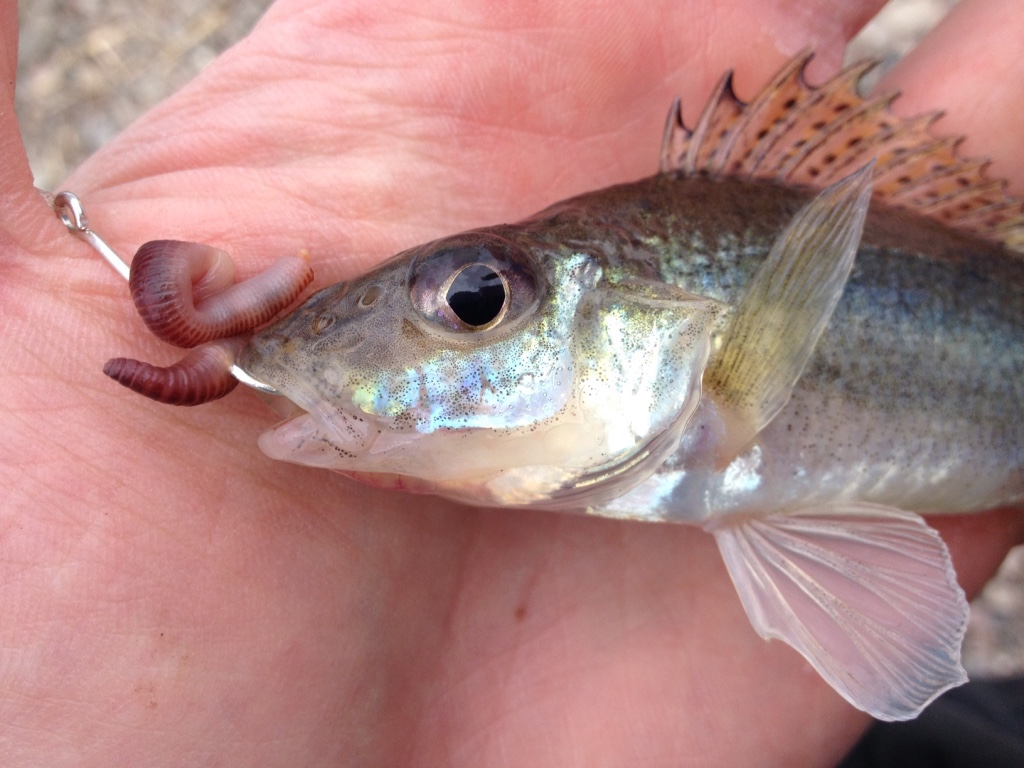
#> input picture kiiski.jpg, 1024 x 768 px
$ python learn_dict.py   (older library calls are emulated)
#> lines starting #> are read from the running program, lines starting #| are printed output that depends on the picture
import numpy as np
import matplotlib.pyplot as plt
from matplotlib.pyplot import savefig

from sklearn.feature_extraction.image import extract_patches_2d
from sklearn.decomposition import MiniBatchDictionaryLearning
from sklearn.decomposition import DictionaryLearning

from scipy.misc import toimage
from scipy.misc import imread

from PIL import Image


def img2mtx(filename):
    #Returns an array corresponding the image
#> called with filename = 'kiiski.jpg'
    imgm = imread(filename)
#> imgm is the input picture: shape (768, 1024, 3); mean R, G, B 176.3, 133.6, 131.4
    imgm = imgm / 255
    return imgm

def mtx2patches(imgm):
    print('Extracting reference patches...')
    patch_size = (7, 7)
    data = extract_patches_2d(imgm[:7**3, :7**3, 1], patch_size)
    data = data.reshape(data.shape[0], -1)
    data -= np.mean(data, axis=0)
    data /= np.std(data, axis=0)
    return data

def learn_dictionary(data):
    print('Learning the dictionary...')
    #Learn dictionary
    dico = MiniBatchDictionaryLearning(n_components=50, alpha=1, n_iter=500)
    V = dico.fit(data).components_
    return V

def plot_dictionary(V, outputfilename):
    plt.figure(figsize=(4.2, 4))
    patch_size = (7, 7)

    for i, comp in enumerate(V[:100]):
        plt.subplot(10, 10, i + 1)
        plt.imshow(comp.reshape(patch_size), cmap=plt.cm.gray_r,
               interpolation='nearest')
        plt.xticks(())
        plt.yticks(())
    plt.suptitle('Dictionary learned from face patches\n',
             fontsize=16)
    plt.subplots_adjust(0.08, 0.02, 0.92, 0.85, 0.08, 0.23)
    savefig(outputfilename)

    #plt.show()

def save_dict_img(filename, outputfilename):
    patch_size = (7,7)
    imgm = img2mtx(filename)
    imgm = imgm[:7**3, :7**3, :]
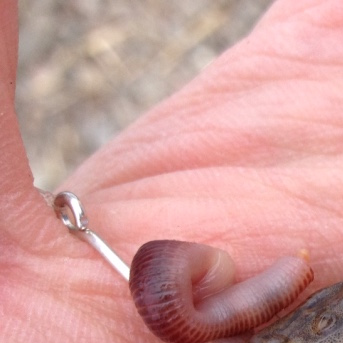
#> imgm: shape (343, 343, 3) float64; mean R, G, B 0.814, 0.619, 0.609
    data = mtx2patches(imgm)
    V = learn_dictionary(data)
    plot_dictionary(V, outputfilename)


if __name__ == "__main__":

    #Take image 'kiiski.jpg' as an input, compute
    #dictionary and export dictionary plot to file named 'dict.png'
#> (the run stopped early here; a loop or call above may not have finished)
